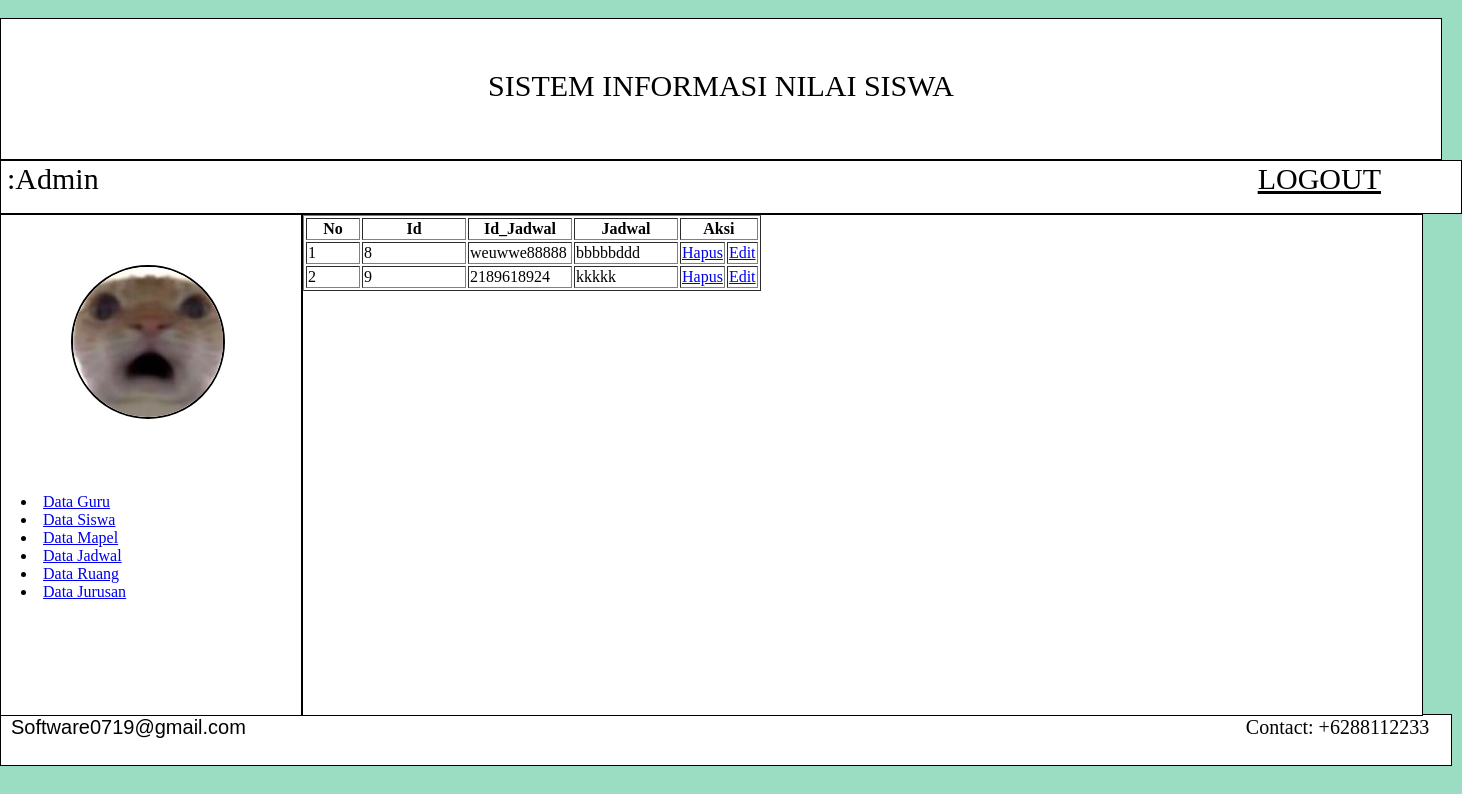
The page /halaman_admin.php?page=datajadwal on the database its author committed.
### tables this page shows
CREATE TABLE `data_jadwal` (
  `id` int NOT NULL,
  `id_jadwal` varchar(15) NOT NULL,
  `jadwal` varchar(100) NOT NULL
);

### tabledatajadwal.php (the view, shortened to what this page needs)
<table border="1">
    <tr>
        <th width="50">No</th>
        <th width="100">Id</th>
        <th width="100">Id_Jadwal</th>
        <th width="100">Jadwal</th>
        <th colspan="2">Aksi</th>
    </tr>
    <?php
    include "koneksi.php";
    $no=1;
    $ambildata = mysqli_query($koneksi, "select * from data_jadwal");
    while ($tampil = mysqli_fetch_array($ambildata)){
        echo "
        <tr>
          <td>$no</td>
          <td>$tampil[id]</td>
          <td>$tampil[id_jadwal]</td>
          <td>$tampil[jadwal]</td>
          <td><a href='halaman_admin.php?page=hapusjadwal&id=$tampil[id]'>Hapus</a></td>
          <td><a href='halaman_admin.php?page=editjadwal&id=$tampil[id]'>Edit</a></td
        </tr>";
        $no++;
    }
    ?>
</table>

### haladmin.css (style rules this page uses)
body { display: grid; width: 100%; display: inline; background: #FFF; border-radius: 15px; height: 100vh; background-color: #9ADDC2; }

### rows shown on the page
data_jadwal: id "8", id_jadwal "weuwwe88888", jadwal "bbbbbddd"
data_jadwal: id "9", id_jadwal "2189618924", jadwal "kkkkk"
